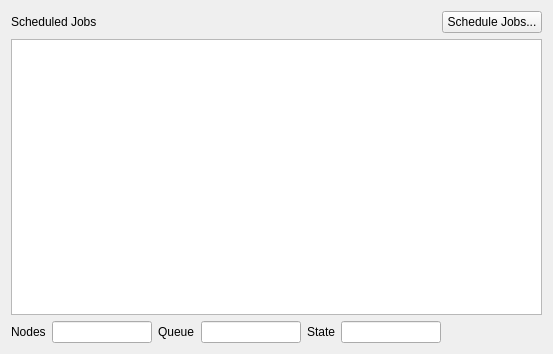
<?xml version="1.0" encoding="UTF-8"?>
<ui version="4.0">
 <class>frmNode</class>
 <widget class="QWidget" name="frmNode">
  <property name="geometry">
   <rect>
    <x>0</x>
    <y>0</y>
    <width>553</width>
    <height>354</height>
   </rect>
  </property>
  <property name="windowTitle">
   <string>Form</string>
  </property>
  <layout class="QVBoxLayout" name="verticalLayout">
   <item>
    <layout class="QHBoxLayout" name="horizontalLayout_2">
     <item>
      <widget class="QLabel" name="label_6">
       <property name="text">
        <string>Scheduled Jobs</string>
       </property>
      </widget>
     </item>
     <item>
      <spacer name="horizontalSpacer_2">
       <property name="orientation">
        <enum>Qt::Horizontal</enum>
       </property>
       <property name="sizeHint" stdset="0">
        <size>
         <width>40</width>
         <height>20</height>
        </size>
       </property>
      </spacer>
     </item>
     <item>
      <widget class="QPushButton" name="btnScheduledJobs">
       <property name="minimumSize">
        <size>
         <width>100</width>
         <height>0</height>
        </size>
       </property>
       <property name="text">
        <string>Schedule Jobs...</string>
       </property>
      </widget>
     </item>
    </layout>
   </item>
   <item>
    <widget class="QTableWidget" name="tableWidget"/>
   </item>
   <item>
    <layout class="QHBoxLayout" name="horizontalLayout">
     <item>
      <widget class="QLabel" name="label_3">
       <property name="text">
        <string>Nodes</string>
       </property>
      </widget>
     </item>
     <item>
      <widget class="QLineEdit" name="txtNodes">
       <property name="maximumSize">
        <size>
         <width>100</width>
         <height>16777215</height>
        </size>
       </property>
       <property name="readOnly">
        <bool>true</bool>
       </property>
      </widget>
     </item>
     <item>
      <widget class="QLabel" name="lblQueue">
       <property name="text">
        <string>Queue</string>
       </property>
      </widget>
     </item>
     <item>
      <widget class="QLineEdit" name="txtQueue">
       <property name="maximumSize">
        <size>
         <width>100</width>
         <height>16777215</height>
        </size>
       </property>
       <property name="readOnly">
        <bool>true</bool>
       </property>
      </widget>
     </item>
     <item>
      <widget class="QLabel" name="lblState">
       <property name="text">
        <string>State</string>
       </property>
      </widget>
     </item>
     <item>
      <widget class="QLineEdit" name="txtState">
       <property name="maximumSize">
        <size>
         <width>100</width>
         <height>16777215</height>
        </size>
       </property>
       <property name="readOnly">
        <bool>true</bool>
       </property>
      </widget>
     </item>
     <item>
      <spacer name="horizontalSpacer">
       <property name="orientation">
        <enum>Qt::Horizontal</enum>
       </property>
       <property name="sizeHint" stdset="0">
        <size>
         <width>40</width>
         <height>20</height>
        </size>
       </property>
      </spacer>
     </item>
    </layout>
   </item>
  </layout>
 </widget>
 <resources/>
 <connections/>
</ui>
